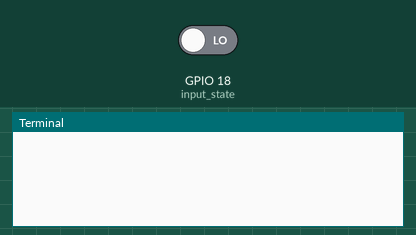
Recording of a program running on a simulated Raspberry Pi (BCM pin numbers). Shown: the last lines printed to the terminal. Inputs (shaded band) come from the test bench; at power-on: GPIO 18 (input_state) LOW.

Above: at 1.2 s.
1.3 s: GPIO 18 (input_state) driven HIGH
At 2.1 s:
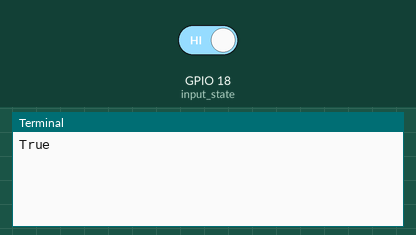
2.9 s: GPIO 18 (input_state) driven LOW
At 4.5 s:
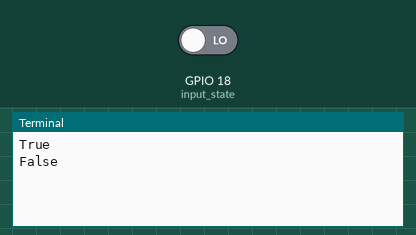

The program:

tilt_switch.py
```python
#signal 6R (gen)
#vcc 1R (5V)
#ground...

import RPi.GPIO as GPIO
import time
import sys

def main():

        GPIO.setmode(GPIO.BCM)
        #sig 6R
        GPIO.setup(18,GPIO.IN)
        is_tilted=False

        while True:
                input_state = GPIO.input(18)
                if input_state == True:
                    if is_tilted == False:
                        is_tilted=True
                        print is_tilted
                else:
                    if is_tilted == True:
                        is_tilted=False
                        print is_tilted
                sys.stdout.flush()
                time.sleep(0.2)

if __name__ == '__main__':
        main()
```

Measured:
- after the input at 1.3 s, the terminal: prints a new line after 0.10 s (image 1)
- after the input at 2.9 s, the terminal: prints a new line after 0.10 s (image 2)
